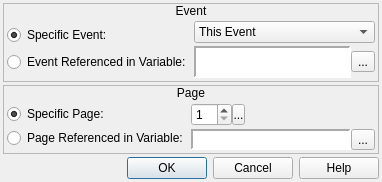
<?xml version="1.0" encoding="UTF-8"?>
<ui version="4.0">
 <class>ConfigureEvent_CallMapEvent</class>
 <widget class="QDialog" name="ConfigureEvent_CallMapEvent">
  <property name="geometry">
   <rect>
    <x>0</x>
    <y>0</y>
    <width>382</width>
    <height>182</height>
   </rect>
  </property>
  <property name="windowTitle">
   <string>Call Map Event</string>
  </property>
  <property name="windowIcon">
   <iconset resource="gui_icons.qrc">
    <normaloff>:/icons/openrpgmaker.png</normaloff>:/icons/openrpgmaker.png</iconset>
  </property>
  <property name="styleSheet">
   <string notr="true">.QFrame
{
	border-width: 1px;
	border-style: solid;
	border-color: palette(window-text);
}

.QFrame&gt;QLabel
{
	border-width: 0px;
	background-color: palette(window-text);
	color: palette(window);
	font-weight: bold;
}

.QFrame&gt;QCheckBox
{
	background-color: palette(window-text);
	border-width: 0px;
	border-style: none;
	color: palette(window);
	spacing: 3px;
	font-weight: bold;
	padding: 0px 0px 0px 3px;
}

.QFrame&gt;QCheckBox::indicator
{
	min-width: 8px;
	max-width: 8px;
	min-height: 8px;
	max-height: 8px;
	width: 8px;
	height: 8px;
	border-width: 2px;
	border-radius: 0px;
	border-style: ridge;
	border-color: palette(mid);
}

.QFrame&gt;QCheckBox::indicator:unchecked
{
	background-color: palette(base);
}

.QFrame&gt;QCheckBox::indicator:checked
{
	background-color: palette(window-text);
}

.QFrame&gt;QCheckBox::indicator:hover
{
	border-color: palette(highlight);
}</string>
  </property>
  <layout class="QVBoxLayout" name="verticalLayout">
   <property name="spacing">
    <number>3</number>
   </property>
   <property name="margin">
    <number>3</number>
   </property>
   <item>
    <widget class="QFrame" name="frame_2">
     <property name="frameShape">
      <enum>QFrame::StyledPanel</enum>
     </property>
     <property name="frameShadow">
      <enum>QFrame::Raised</enum>
     </property>
     <layout class="QVBoxLayout" name="verticalLayout_4">
      <property name="spacing">
       <number>0</number>
      </property>
      <property name="margin">
       <number>0</number>
      </property>
      <item>
       <widget class="QLabel" name="label_2">
        <property name="sizePolicy">
         <sizepolicy hsizetype="Preferred" vsizetype="Fixed">
          <horstretch>0</horstretch>
          <verstretch>0</verstretch>
         </sizepolicy>
        </property>
        <property name="text">
         <string>Event</string>
        </property>
        <property name="alignment">
         <set>Qt::AlignCenter</set>
        </property>
       </widget>
      </item>
      <item>
       <widget class="QWidget" name="widget_5" native="true">
        <layout class="QHBoxLayout" name="horizontalLayout_3">
         <property name="spacing">
          <number>3</number>
         </property>
         <property name="margin">
          <number>3</number>
         </property>
         <item>
          <widget class="QWidget" name="widget_6" native="true">
           <layout class="QVBoxLayout" name="verticalLayout_5">
            <property name="spacing">
             <number>3</number>
            </property>
            <property name="margin">
             <number>0</number>
            </property>
            <item>
             <widget class="QRadioButton" name="rbSpecificEvent">
              <property name="sizePolicy">
               <sizepolicy hsizetype="Fixed" vsizetype="Fixed">
                <horstretch>0</horstretch>
                <verstretch>0</verstretch>
               </sizepolicy>
              </property>
              <property name="text">
               <string>Specific Event:</string>
              </property>
              <property name="checked">
               <bool>true</bool>
              </property>
             </widget>
            </item>
            <item>
             <widget class="QRadioButton" name="rbReferencedEvent">
              <property name="sizePolicy">
               <sizepolicy hsizetype="Fixed" vsizetype="Fixed">
                <horstretch>0</horstretch>
                <verstretch>0</verstretch>
               </sizepolicy>
              </property>
              <property name="text">
               <string>Event Referenced in Variable:</string>
              </property>
             </widget>
            </item>
           </layout>
          </widget>
         </item>
         <item>
          <widget class="QWidget" name="widget_7" native="true">
           <layout class="QVBoxLayout" name="verticalLayout_6">
            <property name="spacing">
             <number>3</number>
            </property>
            <property name="margin">
             <number>0</number>
            </property>
            <item>
             <widget class="QComboBox" name="cboxEvents">
              <item>
               <property name="text">
                <string>This Event</string>
               </property>
              </item>
             </widget>
            </item>
            <item>
             <widget class="QWidget" name="wEventVariable" native="true">
              <layout class="QHBoxLayout" name="horizontalLayout_37">
               <property name="spacing">
                <number>0</number>
               </property>
               <property name="margin">
                <number>0</number>
               </property>
               <item>
                <widget class="QLabel" name="lblEventVariable">
                 <property name="sizePolicy">
                  <sizepolicy hsizetype="Preferred" vsizetype="Preferred">
                   <horstretch>0</horstretch>
                   <verstretch>0</verstretch>
                  </sizepolicy>
                 </property>
                 <property name="minimumSize">
                  <size>
                   <width>150</width>
                   <height>0</height>
                  </size>
                 </property>
                 <property name="font">
                  <font>
                   <family>Monospace</family>
                  </font>
                 </property>
                 <property name="styleSheet">
                  <string notr="true">background-color: palette(base);</string>
                 </property>
                 <property name="frameShape">
                  <enum>QFrame::Panel</enum>
                 </property>
                 <property name="frameShadow">
                  <enum>QFrame::Sunken</enum>
                 </property>
                 <property name="lineWidth">
                  <number>2</number>
                 </property>
                 <property name="text">
                  <string/>
                 </property>
                </widget>
               </item>
               <item>
                <widget class="QToolButton" name="bBrowseEventVariables">
                 <property name="text">
                  <string>...</string>
                 </property>
                 <property name="icon">
                  <iconset resource="gui_icons.qrc">
                   <normaloff>:/icons/fileopen.png</normaloff>:/icons/fileopen.png</iconset>
                 </property>
                </widget>
               </item>
              </layout>
             </widget>
            </item>
           </layout>
          </widget>
         </item>
        </layout>
       </widget>
      </item>
     </layout>
    </widget>
   </item>
   <item>
    <widget class="QFrame" name="frame_5">
     <property name="sizePolicy">
      <sizepolicy hsizetype="Preferred" vsizetype="Fixed">
       <horstretch>0</horstretch>
       <verstretch>0</verstretch>
      </sizepolicy>
     </property>
     <property name="frameShape">
      <enum>QFrame::StyledPanel</enum>
     </property>
     <property name="frameShadow">
      <enum>QFrame::Raised</enum>
     </property>
     <layout class="QVBoxLayout" name="verticalLayout_9">
      <property name="spacing">
       <number>0</number>
      </property>
      <property name="margin">
       <number>0</number>
      </property>
      <item>
       <widget class="QLabel" name="label_4">
        <property name="sizePolicy">
         <sizepolicy hsizetype="Preferred" vsizetype="Fixed">
          <horstretch>0</horstretch>
          <verstretch>0</verstretch>
         </sizepolicy>
        </property>
        <property name="text">
         <string>Page</string>
        </property>
        <property name="alignment">
         <set>Qt::AlignCenter</set>
        </property>
       </widget>
      </item>
      <item>
       <widget class="QWidget" name="widget_8" native="true">
        <layout class="QHBoxLayout" name="horizontalLayout_5">
         <property name="spacing">
          <number>3</number>
         </property>
         <property name="margin">
          <number>3</number>
         </property>
         <item>
          <widget class="QWidget" name="widget_9" native="true">
           <property name="sizePolicy">
            <sizepolicy hsizetype="Fixed" vsizetype="Preferred">
             <horstretch>0</horstretch>
             <verstretch>0</verstretch>
            </sizepolicy>
           </property>
           <layout class="QVBoxLayout" name="verticalLayout_11">
            <property name="spacing">
             <number>3</number>
            </property>
            <property name="margin">
             <number>0</number>
            </property>
            <item>
             <widget class="QRadioButton" name="rbSpecificPage">
              <property name="sizePolicy">
               <sizepolicy hsizetype="Fixed" vsizetype="Fixed">
                <horstretch>0</horstretch>
                <verstretch>0</verstretch>
               </sizepolicy>
              </property>
              <property name="text">
               <string>Specific Page:</string>
              </property>
              <property name="checked">
               <bool>true</bool>
              </property>
             </widget>
            </item>
            <item>
             <widget class="QRadioButton" name="rbReferencedPage">
              <property name="sizePolicy">
               <sizepolicy hsizetype="Fixed" vsizetype="Fixed">
                <horstretch>0</horstretch>
                <verstretch>0</verstretch>
               </sizepolicy>
              </property>
              <property name="text">
               <string>Page Referenced in Variable:</string>
              </property>
             </widget>
            </item>
           </layout>
          </widget>
         </item>
         <item>
          <widget class="QWidget" name="widget_12" native="true">
           <layout class="QVBoxLayout" name="verticalLayout_10">
            <property name="spacing">
             <number>3</number>
            </property>
            <property name="margin">
             <number>0</number>
            </property>
            <item>
             <widget class="QWidget" name="wPage" native="true">
              <property name="sizePolicy">
               <sizepolicy hsizetype="Fixed" vsizetype="Fixed">
                <horstretch>0</horstretch>
                <verstretch>0</verstretch>
               </sizepolicy>
              </property>
              <layout class="QHBoxLayout" name="horizontalLayout_6">
               <property name="spacing">
                <number>0</number>
               </property>
               <property name="margin">
                <number>0</number>
               </property>
               <item>
                <widget class="QSpinBox" name="sbPage">
                 <property name="sizePolicy">
                  <sizepolicy hsizetype="Preferred" vsizetype="Fixed">
                   <horstretch>0</horstretch>
                   <verstretch>0</verstretch>
                  </sizepolicy>
                 </property>
                 <property name="accelerated">
                  <bool>true</bool>
                 </property>
                 <property name="minimum">
                  <number>1</number>
                 </property>
                 <property name="maximum">
                  <number>99</number>
                 </property>
                </widget>
               </item>
               <item>
                <widget class="SpinBoxSideButton" name="bPageSideButton">
                 <property name="minimumSize">
                  <size>
                   <width>13</width>
                   <height>21</height>
                  </size>
                 </property>
                 <property name="maximumSize">
                  <size>
                   <width>13</width>
                   <height>21</height>
                  </size>
                 </property>
                 <property name="text">
                  <string>...</string>
                 </property>
                 <property name="icon">
                  <iconset resource="gui_icons.qrc">
                   <normaloff>:/icons/spinBoxSideButton.png</normaloff>:/icons/spinBoxSideButton.png</iconset>
                 </property>
                 <property name="iconSize">
                  <size>
                   <width>8</width>
                   <height>16</height>
                  </size>
                 </property>
                </widget>
               </item>
              </layout>
             </widget>
            </item>
            <item>
             <widget class="QWidget" name="wPageVariable" native="true">
              <property name="sizePolicy">
               <sizepolicy hsizetype="Preferred" vsizetype="Fixed">
                <horstretch>0</horstretch>
                <verstretch>0</verstretch>
               </sizepolicy>
              </property>
              <layout class="QHBoxLayout" name="horizontalLayout_38">
               <property name="spacing">
                <number>0</number>
               </property>
               <property name="margin">
                <number>0</number>
               </property>
               <item>
                <widget class="QLabel" name="lblPageVariable">
                 <property name="sizePolicy">
                  <sizepolicy hsizetype="Preferred" vsizetype="Preferred">
                   <horstretch>0</horstretch>
                   <verstretch>0</verstretch>
                  </sizepolicy>
                 </property>
                 <property name="minimumSize">
                  <size>
                   <width>150</width>
                   <height>0</height>
                  </size>
                 </property>
                 <property name="font">
                  <font>
                   <family>Monospace</family>
                  </font>
                 </property>
                 <property name="styleSheet">
                  <string notr="true">background-color: palette(base);</string>
                 </property>
                 <property name="frameShape">
                  <enum>QFrame::Panel</enum>
                 </property>
                 <property name="frameShadow">
                  <enum>QFrame::Sunken</enum>
                 </property>
                 <property name="lineWidth">
                  <number>2</number>
                 </property>
                 <property name="text">
                  <string/>
                 </property>
                </widget>
               </item>
               <item>
                <widget class="QToolButton" name="bBrowsePageVariables">
                 <property name="text">
                  <string>...</string>
                 </property>
                 <property name="icon">
                  <iconset resource="gui_icons.qrc">
                   <normaloff>:/icons/fileopen.png</normaloff>:/icons/fileopen.png</iconset>
                 </property>
                </widget>
               </item>
              </layout>
             </widget>
            </item>
           </layout>
          </widget>
         </item>
        </layout>
       </widget>
      </item>
     </layout>
    </widget>
   </item>
   <item>
    <widget class="QDialogButtonBox" name="buttonBox">
     <property name="orientation">
      <enum>Qt::Horizontal</enum>
     </property>
     <property name="standardButtons">
      <set>QDialogButtonBox::Cancel|QDialogButtonBox::Help|QDialogButtonBox::Ok</set>
     </property>
    </widget>
   </item>
  </layout>
 </widget>
 <customwidgets>
  <customwidget>
   <class>SpinBoxSideButton</class>
   <extends>QToolButton</extends>
   <header>spinboxsidebutton.h</header>
  </customwidget>
 </customwidgets>
 <resources>
  <include location="gui_icons.qrc"/>
 </resources>
 <connections>
  <connection>
   <sender>buttonBox</sender>
   <signal>accepted()</signal>
   <receiver>ConfigureEvent_CallMapEvent</receiver>
   <slot>accept()</slot>
   <hints>
    <hint type="sourcelabel">
     <x>248</x>
     <y>254</y>
    </hint>
    <hint type="destinationlabel">
     <x>157</x>
     <y>274</y>
    </hint>
   </hints>
  </connection>
  <connection>
   <sender>buttonBox</sender>
   <signal>rejected()</signal>
   <receiver>ConfigureEvent_CallMapEvent</receiver>
   <slot>reject()</slot>
   <hints>
    <hint type="sourcelabel">
     <x>316</x>
     <y>260</y>
    </hint>
    <hint type="destinationlabel">
     <x>286</x>
     <y>274</y>
    </hint>
   </hints>
  </connection>
 </connections>
</ui>
